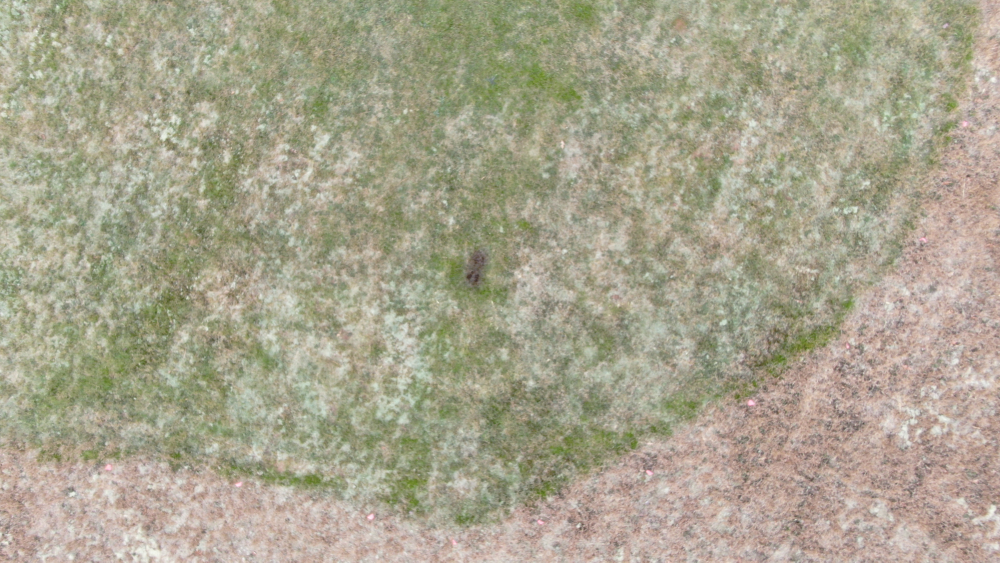
#> input picture data/10m_brownpatch(3).jpg, 4000 x 2250 px (shown at 1/4 size)
$ python Demo_ocv_brown.py
#> lines starting #> are read from the running program, lines starting #| are printed output that depends on the picture; after the words box and inside, x2 and y2 are one past the last pixel; in counts of white or black regions, pixels touching at a corner belong together
import cv2
import numpy as np
from scipy import ndimage, misc
import matplotlib.pyplot as plt
import platform
import time
from matplotlib.patches import Circle
import itertools


cimg     = cv2.imread('data/10m_brownpatch(3).jpg', cv2.IMREAD_COLOR)
#> cimg is the input picture: shape (2250, 4000, 3); mean B, G, R 142.5, 163.8, 168.2
img      = cv2.cvtColor(cimg, cv2.COLOR_BGR2GRAY)
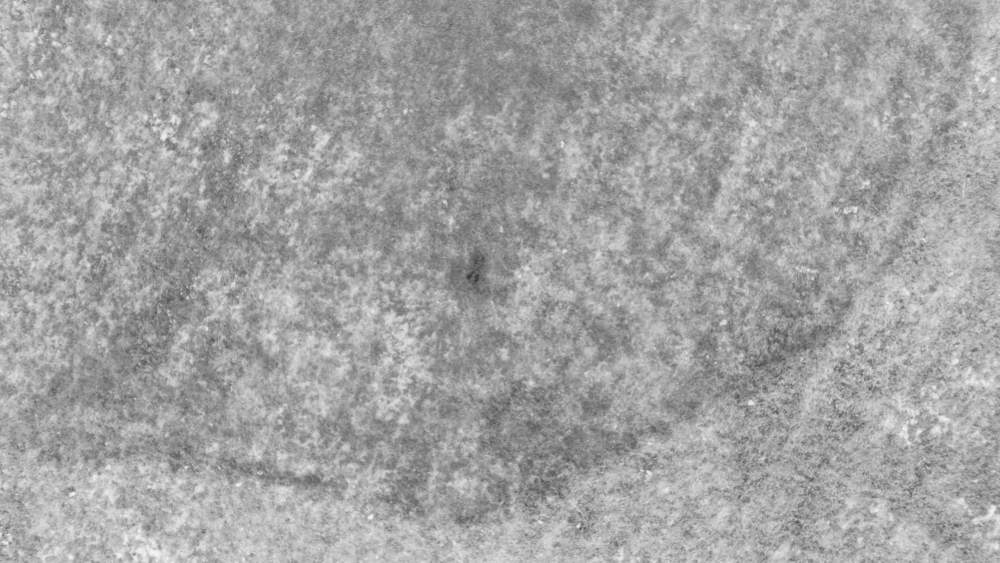
#> img: shape (2250, 4000) (shown at 1/4 size); min 48, max 249, mean 162.7
ret, img = cv2.threshold(img, 100, 255, cv2.THRESH_BINARY_INV)
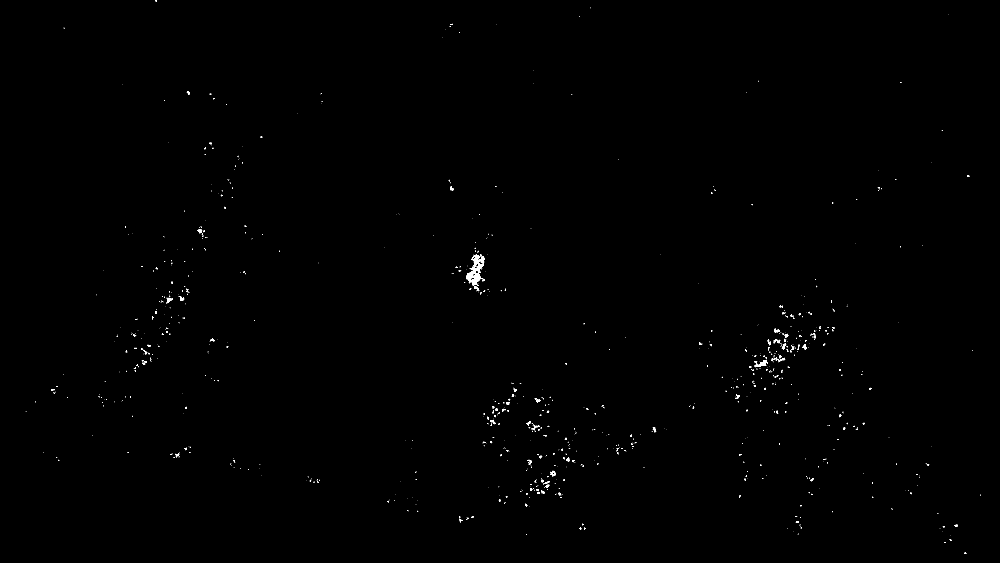
#> img: shape (2250, 4000) (shown at 1/4 size); 0.18% white; 999 white regions (825 under 20 px), largest, box (x1, y1, x2, y2) and area: (1865, 1018, 1938, 1144) 3568, (3018, 1440, 3065, 1469) 507, (667, 1191, 692, 1212) 236
img      = cv2.fastNlMeansDenoising(img,None, 100,7,21)

if platform.system() == 'Windows':
    NIX = False
    print("Running on Windows system")
else:
    NIX = True
    print("Running on Linux/OS X system")

# Blur using 3 * 3 kernel.
# blurred = cv2.blur(img, (3, 3))

#Dilate image
# dilated  = cv2.dilate(img,None)
# eroded   = cv2.erode(img, None)

# Apply Hough transform on the blurred image.
detected_circles = cv2.HoughCircles(img,
                   cv2.HOUGH_GRADIENT, 1, 350, param1 = 200,
               param2 = 10, minRadius = 50, maxRadius = 100)
#> detected_circles = [[1873.5, 1014.5, 65.5]]

# Draw circles that are detected.
if detected_circles is not None:

    # Convert the circle parameters a, b and r to integers.
    detected_circles = np.uint16(np.around(detected_circles))
#> detected_circles = [[1874, 1014, 66]]

    for pt in detected_circles[0, :]:
        a, b, r = pt[0], pt[1], pt[2]

        # Draw the circumference of the circle.
        cv2.circle(cimg, (a, b), r*2, (255, 0, 0), 20)

        # Draw a small circle (of radius 1) to show the center.
        cv2.circle(cimg, (a, b), 1, (0, 0, 0), 30)
#> this loop made 1 pass

    coordinates = a,b
#> coordinates = (1874, 1014)

    plt.imshow(cimg)
    plt.axis('off')
    # plt.text(a+2*r,b,"Coordinates {}".format(coordinates), fontsize=15)
    # print(coordinates)
    plt.text(0,1750,"Coordinates: (34 N, 83.4 W)", fontsize=15, fontweight='bold')
    plt.text(0,1900,"Area= 821.73 sq.in.", fontsize=15, fontweight='bold')
    plt.text(0,2050,"Date: 12/16/2019", fontsize=15, fontweight='bold')
    plt.text(0,2150,"Time: 12:20:19", fontsize=15, fontweight='bold')
    plt.show()

$ run again, with data/10m_dollarspot(3).jpg copied over data/10m_brownpatch(3).jpg
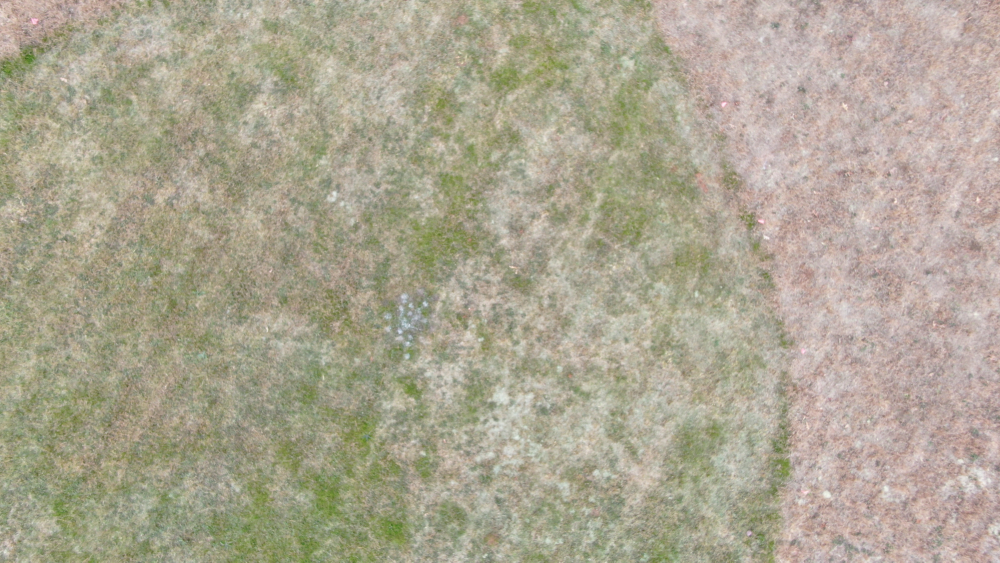
#> input picture data/10m_dollarspot(3).jpg, 4000 x 2250 px (shown at 1/4 size)
#> cimg is the input picture: shape (2250, 4000, 3); mean B, G, R 146.4, 165.8, 172
#> `img      = cv2.cvtColor(cimg, cv2.COLOR_BGR2GRAY)`:
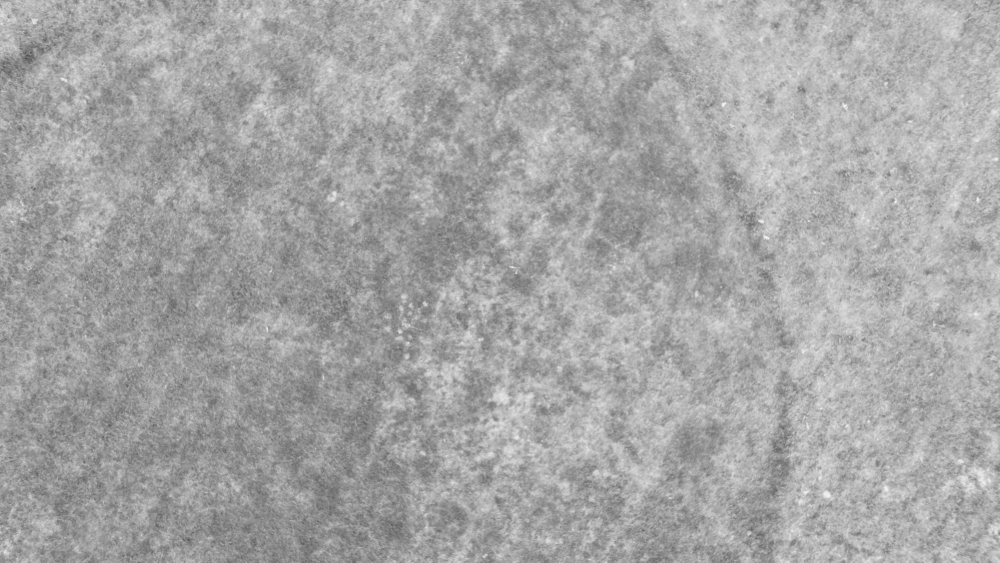
#> img: shape (2250, 4000) (shown at 1/4 size); min 66, max 246, mean 165.4
#> `ret, img = cv2.threshold(img, 100, 255, cv2.THRESH_BINARY_INV)`:
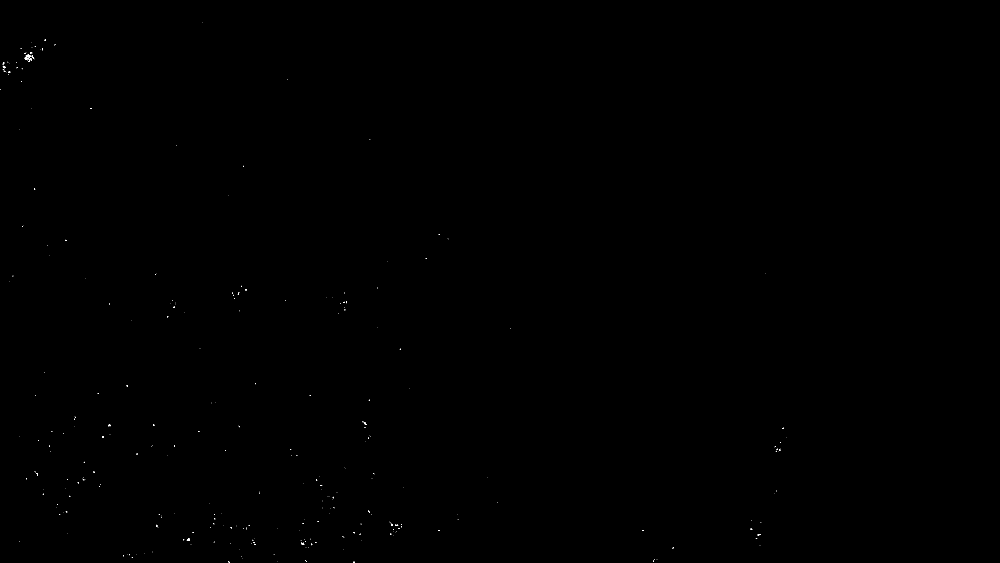
#> img: shape (2250, 4000) (shown at 1/4 size); 0.02% white in thin lines or dots, all inside (x1, y1, x2, y2) = (0, 91, 3146, 2250)
#> detected_circles = None

$ run again, with data/10m_dollarspot(4).jpg copied over data/10m_brownpatch(3).jpg
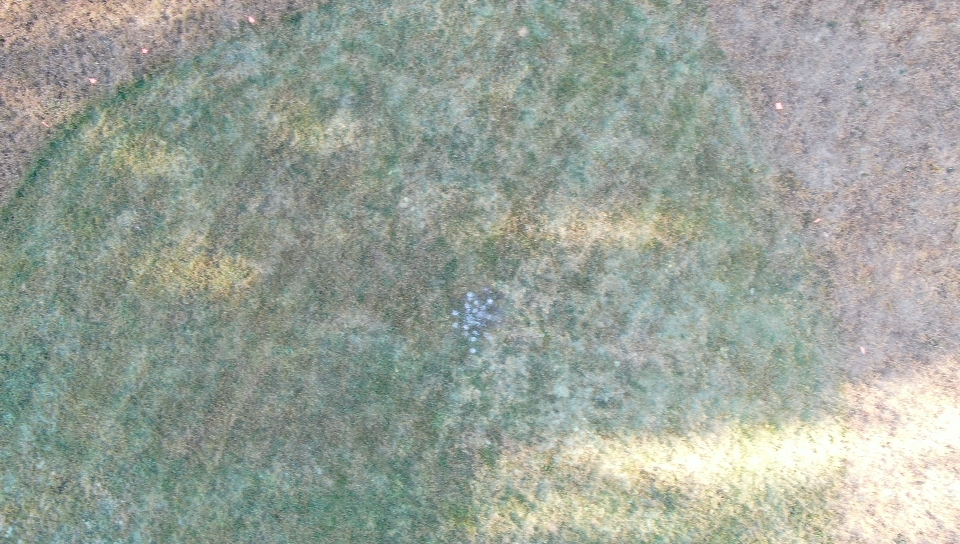
#> input picture data/10m_dollarspot(4).jpg, 960 x 544 px
#> cimg is the input picture: shape (544, 960, 3); mean B, G, R 154.6, 163.6, 155.8
#> `img      = cv2.cvtColor(cimg, cv2.COLOR_BGR2GRAY)`:
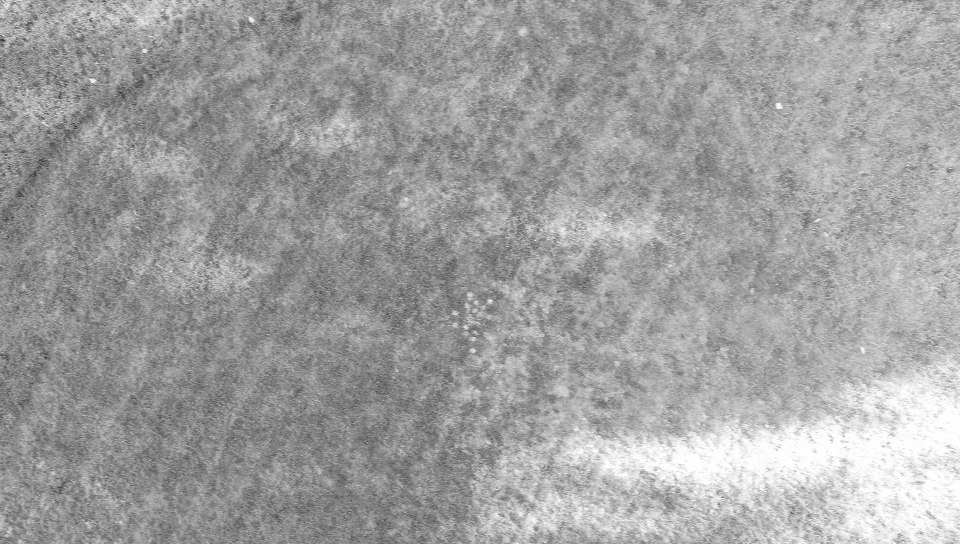
#> img: shape (544, 960); min 51, max 255, mean 160.3
#> `ret, img = cv2.threshold(img, 100, 255, cv2.THRESH_BINARY_INV)`:
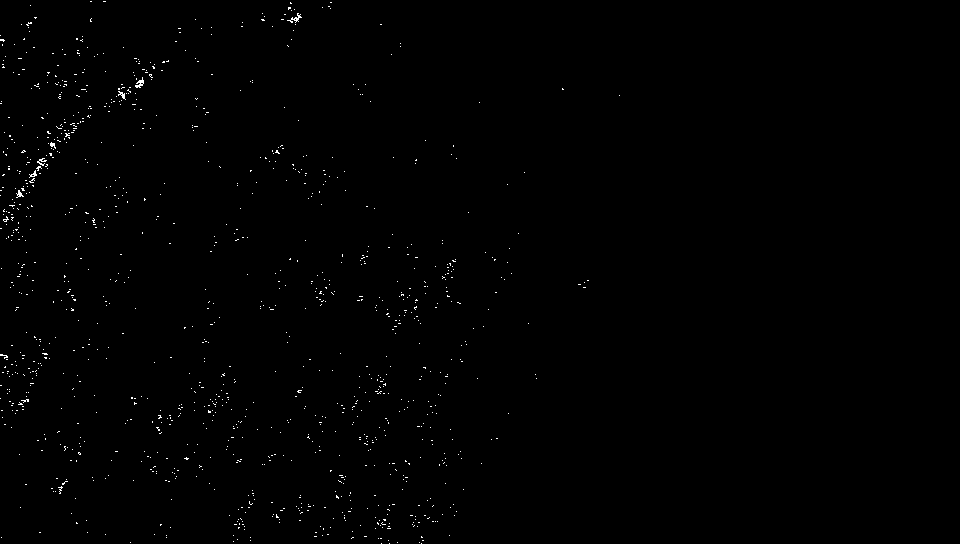
#> img: shape (544, 960); 0.45% white in thin lines or dots, all inside (x1, y1, x2, y2) = (0, 1, 620, 544)
#> detected_circles = None

$ run again, with data/10m_hotspot(2).jpg copied over data/10m_brownpatch(3).jpg
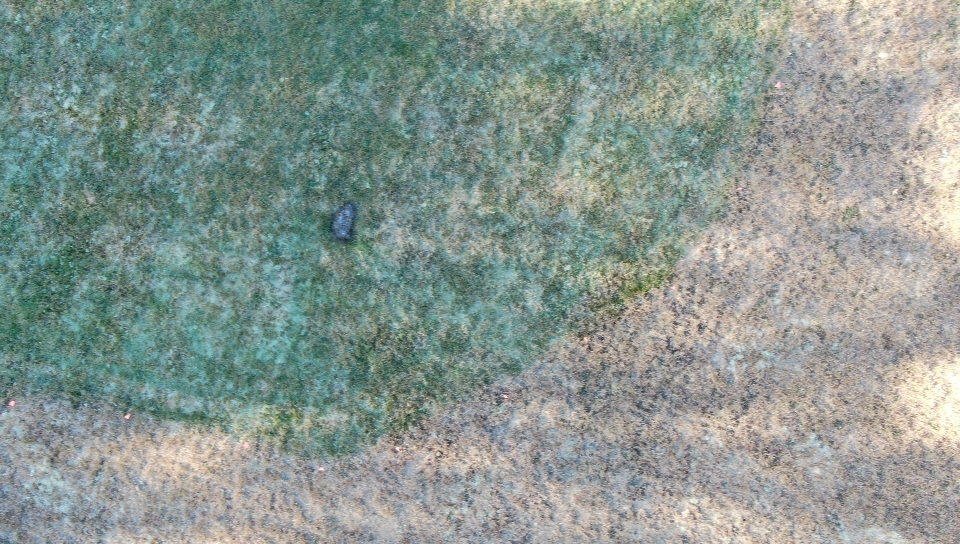
#> input picture data/10m_hotspot(2).jpg, 960 x 544 px
#> cimg is the input picture: shape (544, 960, 3); mean B, G, R 145.3, 151.9, 138.4
#> `img      = cv2.fastNlMeansDenoising(img,None, 100,7,21)`:
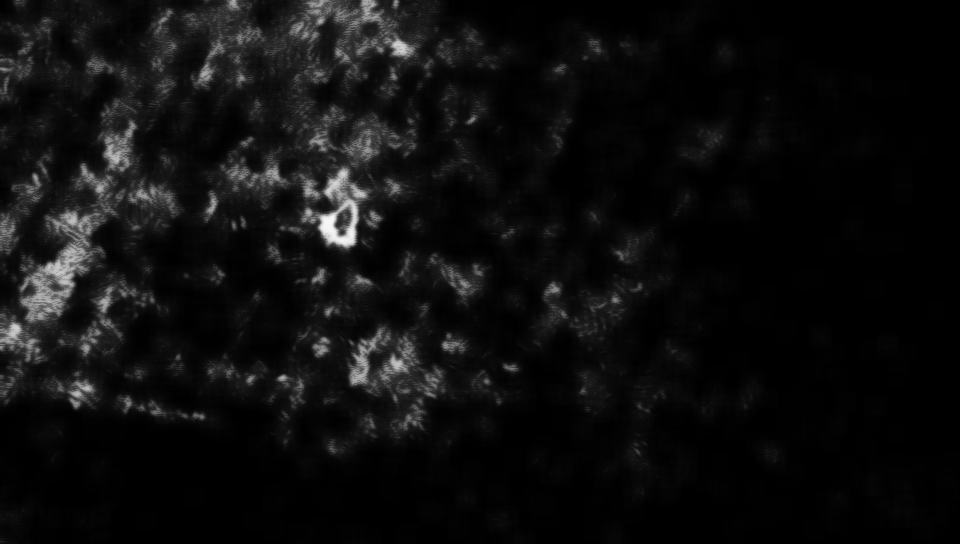
#> img: shape (544, 960); min 0, max 247, mean 13.7
#> `detected_circles = cv2.HoughCircles(img, cv2.HOUGH_GRADIENT, 1, 350, p..`: detected_circles = [[279.5, 124.5, 96], [8.5, 347.5, 80.6], [417.5, 452.5, 93.7]]
#> `detected_circles = np.uint16(np.around(detected_circles))`: detected_circles = [[280, 124, 96], [8, 348, 81], [418, 452, 94]]
#> the loop `for pt in detected_circles[0, :]:` made 3 passes
#> after the loop `for pt in detected_circles[0, :]:`:
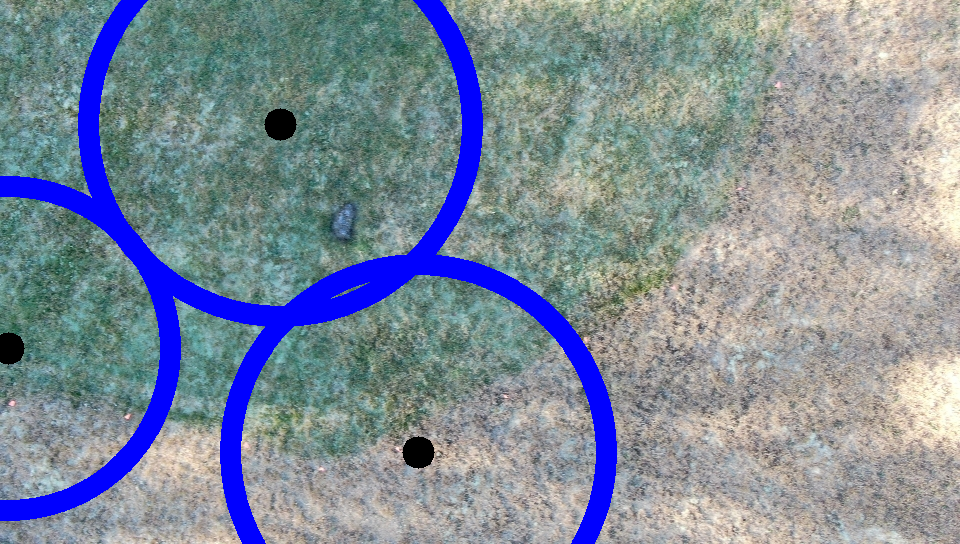
#> cimg: shape (544, 960, 3); 8.56% of pixels changed, all inside (x1, y1, x2, y2) = (0, 0, 617, 544)
#> coordinates = (418, 452)
